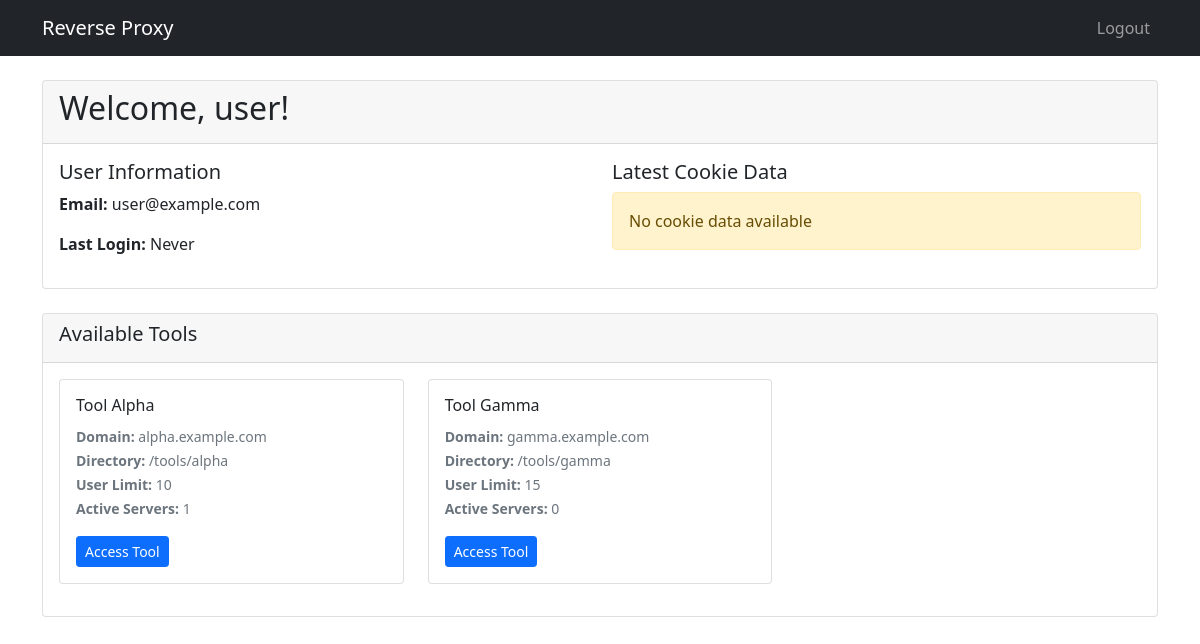
Page /rev.php (signed in) on the committed database.
### tables this page shows
CREATE TABLE IF NOT EXISTS users (
    id INT AUTO_INCREMENT PRIMARY KEY,
    username VARCHAR(50) NOT NULL UNIQUE,
    password VARCHAR(255) NOT NULL,
    email VARCHAR(100) NOT NULL UNIQUE,
    created_at TIMESTAMP DEFAULT CURRENT_TIMESTAMP,
    last_login TIMESTAMP NULL,
    user_type ENUM('admin', 'user') NOT NULL DEFAULT 'user',
    status ENUM('active', 'inactive') NOT NULL DEFAULT 'active'
);

CREATE TABLE IF NOT EXISTS tools (
    id INT AUTO_INCREMENT PRIMARY KEY,
    name VARCHAR(100) NOT NULL,
    status ENUM('active', 'inactive') NOT NULL DEFAULT 'active',
    domain VARCHAR(255),
    directory VARCHAR(255),
    user_limit INT DEFAULT 5,
    created_at TIMESTAMP DEFAULT CURRENT_TIMESTAMP,
    updated_at TIMESTAMP DEFAULT CURRENT_TIMESTAMP ON UPDATE CURRENT_TIMESTAMP,
    created_by INT,
    FOREIGN KEY (created_by) REFERENCES users(id)
);

### rev.php (the view, shortened to what this page needs)
<?php
$conn = getDBConnection();
$stmt = $conn->query('SELECT cookie_data FROM cookies ORDER BY updated_at DESC LIMIT 1');
$latest_cookies = $stmt->fetch(PDO::FETCH_ASSOC);
$user_id = $_SESSION['user_id'];
$stmt = $conn->prepare('SELECT username, email, last_login FROM users WHERE id = ?');
$stmt->execute([$user_id]);
$user_info = $stmt->fetch(PDO::FETCH_ASSOC);
$stmt = $conn->query('
    SELECT t.id, t.name, t.status, t.domain, t.directory, t.user_limit,
           COUNT(DISTINCT s.id) as server_count
    FROM tools t
    LEFT JOIN servers s ON t.id = s.tool_id AND s.status = "active"
    WHERE t.status = "active"
    GROUP BY t.id, t.name, t.status, t.domain, t.directory, t.user_limit
    ORDER BY t.name
');
$available_tools = $stmt->fetchAll(PDO::FETCH_ASSOC);
?>
<!DOCTYPE html>
<html lang="en">
<head>
    <link href="https://cdn.jsdelivr.net/npm/bootstrap@5.1.3/dist/css/bootstrap.min.css" rel="stylesheet">
</head>
<body>
    <nav class="navbar navbar-expand-lg navbar-dark bg-dark">
        <div class="container">
            <a class="navbar-brand" href="#">Reverse Proxy</a>
            <div class="navbar-nav ms-auto">
                <a class="nav-link" href="logout.php">Logout</a>
            </div>
        </div>
    </nav>
    <div class="container mt-4">
        <div class="row">
            <div class="col-md-12">
                <div class="card">
                    <div class="card-header">
                        <h2>Welcome, <?php echo htmlspecialchars($user_info['username']); ?>!</h2>
                    </div>
                    <div class="card-body">
                        <div class="row">
                            <div class="col-md-6">
                                <h5>User Information</h5>
                                <p><strong>Email:</strong> <?php echo htmlspecialchars($user_info['email']); ?></p>
                                <p><strong>Last Login:</strong> <?php echo $user_info['last_login'] ? date('Y-m-d H:i:s', strtotime($user_info['last_login'])) : 'Never'; ?></p>
                            </div>
                            <div class="col-md-6">
                                <h5>Latest Cookie Data</h5>
                                <?php if ($latest_cookies): ?>
                                    <div class="alert alert-info">
                                        <small><strong>Updated:</strong> <?php echo date('Y-m-d H:i:s', strtotime($latest_cookies['updated_at'] ?? 'now')); ?></small>
                                        <pre class="mt-2" style="font-size: 0.8em; max-height: 200px; overflow-y: auto;"><?php echo htmlspecialchars($latest_cookies['cookie_data']); ?></pre>
                                    </div>
                                <?php else: ?>
                                    <div class="alert alert-warning">No cookie data available</div>
                                <?php endif; ?>
                            </div>
                        </div>
                    </div>
                </div>
            </div>
        </div>
        <div class="row mt-4">
            <div class="col-md-12">
                <div class="card">
                    <div class="card-header">
                        <h5>Available Tools</h5>
                    </div>
                    <div class="card-body">
                        <?php if ($available_tools): ?>
                            <div class="row">
                                <?php foreach ($available_tools as $tool): ?>
                                <div class="col-md-4 mb-3">
                                    <div class="card h-100">
                                        <div class="card-body">
                                            <h6 class="card-title"><?php echo htmlspecialchars($tool['name']); ?></h6>
                                            <p class="card-text">
                                                <small class="text-muted">
                                                    <strong>Domain:</strong> <?php echo htmlspecialchars($tool['domain']); ?><br>
                                                    <strong>Directory:</strong> <?php echo htmlspecialchars($tool['directory']); ?><br>
                                                    <strong>User Limit:</strong> <?php echo htmlspecialchars($tool['user_limit']); ?><br>
                                                    <strong>Active Servers:</strong> <?php echo htmlspecialchars($tool['server_count']); ?>
                                                </small>
                                            </p>
                                            <button class="btn btn-primary btn-sm">Access Tool</button>
                                        </div>
                                    </div>
                                </div>
                                <?php endforeach; ?>
                            </div>
                        <?php else: ?>
                            <div class="alert alert-info">No tools are currently available.</div>
                        <?php endif; ?>
                    </div>
                </div>
            </div>
        </div>
    </div>
</body>
</html>

### rows in the picture
users: username "user", email "user@example.com"
tools: name "Tool Alpha", domain "alpha.example.com", directory "/tools/alpha", user_limit "10", server_count "1"
tools: name "Tool Gamma", domain "gamma.example.com", directory "/tools/gamma", user_limit "15", server_count "0"
